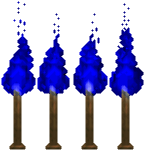
#> input picture some_tests/tree_ITEMS2.PNG, 147 x 152 px
$ python png_transporent.py
#> lines starting #> are read from the running program, lines starting #| are printed output that depends on the picture
from PIL import Image

# Create an Image object from an Image
faceName = "./tree_ITEMS2.PNG"
imageObject = Image.open(faceName)
#> imageObject is the input picture: PIL image 147x152 RGBA; mean R, G, B, A 181.4, 179.8, 216.6, 87.9

# Crop the iceberg portion

# cropped     = imageObject.crop((100,30,400,300))
image_path = "./items/%s_%s.png"
fmt = "PNG"

dx = 0  # todo to width + transparent
dy = 0

x_offset = 0 - dx
y_offset = 0 - dy
width = 36 + dx
height = 151 + dy

cols = range(4)  # 6 - 1  # cpu
rows = range(1)  # 2 - 1  # bat

diff_x = 0
diff_y = 0

for col in cols:
    for row in rows:

        x_start = x_offset + col * (diff_x + width)
        y_start = y_offset + row * (diff_y + height)

        box = (x_start, y_start, x_start + width, y_start + height)
        cropped = imageObject.crop(box)

        img = cropped.convert("RGBA")
        datas = img.getdata()

        newData = []
        for item in datas:
            if item[0] == 255 and item[1] == 255 and item[2] == 255:
                newData.append((255, 255, 255, 0))
            else:
                newData.append(item)

        img.putdata(newData)

        img.save(image_path % (row, col), fmt)
#> this loop made 4 passes
#> pass 1, `img.save(image_path % (row, col), fmt)`:
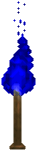
#> saved as 0_0.png: PIL image 36x151 RGBA; mean R, G, B, A 179.8, 178.1, 216.8, 89.9; transparent parts drawn white
#> pass 2, `img.save(image_path % (row, col), fmt)`:
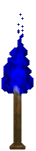
#> saved as 0_1.png: PIL image 36x151 RGBA; mean R, G, B, A 183.4, 181.7, 216.6, 85.8; transparent parts drawn white
#> after the loop:
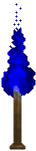
#> img: PIL image 36x151 RGBA; mean R, G, B, A 174.6, 173, 212.3, 95.3; transparent parts drawn white

# Display the cropped portion

# cropped.show()
